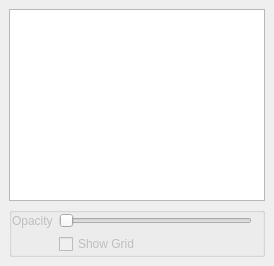
  <widget class="QDockWidget" name="statsDockWidget">
   <property name="minimumSize">
    <size>
     <width>176</width>
     <height>194</height>
    </size>
   </property>
   <property name="maximumSize">
    <size>
     <width>524287</width>
     <height>524287</height>
    </size>
   </property>
   <property name="floating">
    <bool>false</bool>
   </property>
   <property name="windowTitle">
    <string>Statistics</string>
   </property>
   <attribute name="dockWidgetArea">
    <number>1</number>
   </attribute>
   <widget class="QWidget" name="statsdockWidgetContents">
    <layout class="QVBoxLayout" name="verticalLayout_6">
     <item>
      <widget class="QListView" name="statsListView">
       <property name="editTriggers">
        <set>QAbstractItemView::AllEditTriggers</set>
       </property>
       <property name="dragEnabled">
        <bool>true</bool>
       </property>
       <property name="dragDropOverwriteMode">
        <bool>false</bool>
       </property>
       <property name="dragDropMode">
        <enum>QAbstractItemView::InternalMove</enum>
       </property>
       <property name="defaultDropAction">
        <enum>Qt::MoveAction</enum>
       </property>
       <property name="selectionMode">
        <enum>QAbstractItemView::SingleSelection</enum>
       </property>
       <property name="selectionBehavior">
        <enum>QAbstractItemView::SelectRows</enum>
       </property>
      </widget>
     </item>
     <item>
      <widget class="QGroupBox" name="opacityGroupBox">
       <property name="sizePolicy">
        <sizepolicy hsizetype="Minimum" vsizetype="Minimum">
         <horstretch>0</horstretch>
         <verstretch>0</verstretch>
        </sizepolicy>
       </property>
       <property name="maximumSize">
        <size>
         <width>16777215</width>
         <height>50</height>
        </size>
       </property>
       <property name="title">
        <string/>
       </property>
       <property name="checkable">
        <bool>false</bool>
       </property>
       <layout class="QHBoxLayout" name="horizontalLayout_4">
        <property name="leftMargin">
         <number>0</number>
        </property>
        <property name="topMargin">
         <number>0</number>
        </property>
        <property name="rightMargin">
         <number>0</number>
        </property>
        <property name="bottomMargin">
         <number>0</number>
        </property>
        <item>
         <layout class="QFormLayout" name="opacityLayout">
          <property name="sizeConstraint">
           <enum>QLayout::SetMaximumSize</enum>
          </property>
          <property name="fieldGrowthPolicy">
           <enum>QFormLayout::ExpandingFieldsGrow</enum>
          </property>
          <property name="rightMargin">
           <number>10</number>
          </property>
          <item row="0" column="0">
           <widget class="QLabel" name="opacityLabel">
            <property name="enabled">
             <bool>false</bool>
            </property>
            <property name="text">
             <string>Opacity</string>
            </property>
           </widget>
          </item>
          <item row="0" column="1">
           <widget class="QSlider" name="opacitySlider">
            <property name="enabled">
             <bool>false</bool>
            </property>
            <property name="orientation">
             <enum>Qt::Horizontal</enum>
            </property>
           </widget>
          </item>
          <item row="1" column="1">
           <widget class="QCheckBox" name="gridCheckBox">
            <property name="enabled">
             <bool>false</bool>
            </property>
            <property name="text">
             <string>Show Grid</string>
            </property>
           </widget>
          </item>
         </layout>
        </item>
       </layout>
      </widget>
     </item>
    </layout>
   </widget>
  </widget>
